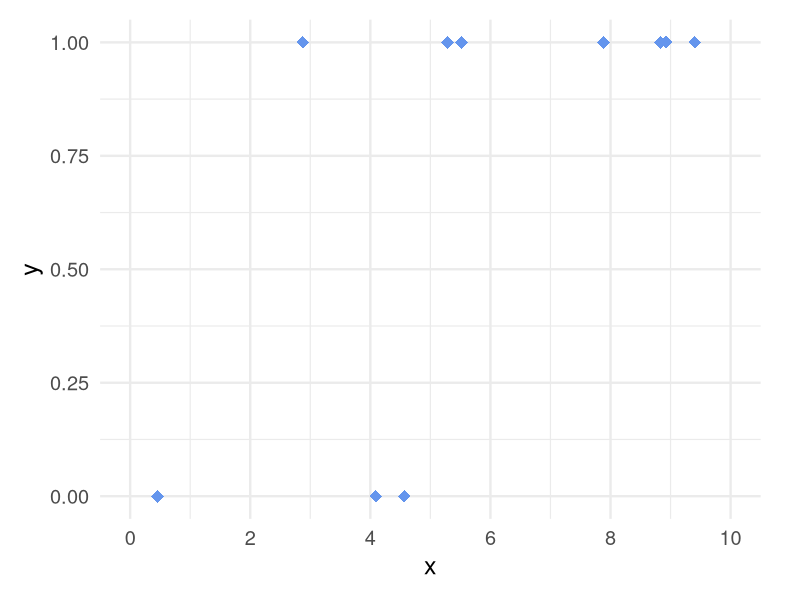
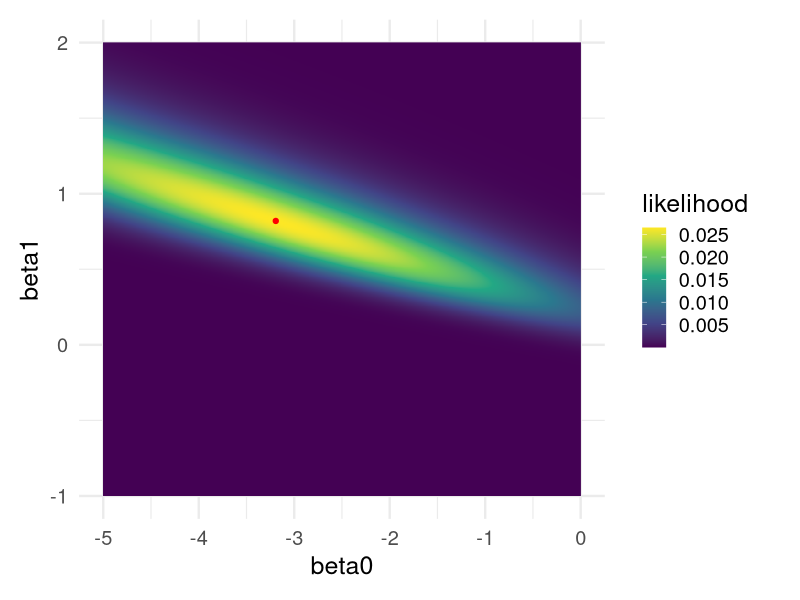

R code for these plots, in order:
## ---- chunk 1
#| include: false

# Setup
library(tidyverse)
theme_set(theme_minimal(18) +
            theme(plot.margin = unit(c(0.5, 1, 0.5, 0.5), "cm")))
set.seed(123)

## ---- chunk 2
# Simulate some values for x
x <- runif(10, 0, 10) # runif 10, from 0-10

# Choose our betas
beta0 <- -3   
beta1 <- 0.75

# Calculate p across x 
logit_p <- beta0 + beta1 * x
inv_logit <- function(x) exp(x) / (1 + exp(x))
p <- inv_logit(logit_p)

# Simulate y
# Note: rbinom() with size = 1 is equivalent to a random Bernoulli variable
y <- rbinom(10, size = 1, p)

# Visualize
tibble(x, y) %>% 
  ggplot(aes(x, y)) +
  geom_point(size = 4, color = "cornflowerblue", shape = 18) +
  scale_x_continuous(breaks = seq(0,10, by = 2), limits = c(0,10))
## ---- chunk 3
# Write our likelihood function 
# Note this uses the x and y values we generated earlier!
# We're looking for the likelihood of the parameters given the data.
likelihood_fun <- function(beta0, beta1) {
  logit_p <- beta0 + beta1 *x
  p <- inv_logit(logit_p)
  prod(dbinom(y, size = 1, p))
}

# Apply the likelihood function to some candidate coefficients
likelihood_fun(-5, 1)
likelihood_fun(-1, 0)
likelihood_fun(-3, 0.5)
## ---- chunk 4
# Create a data frame with combinations of beta0, beta1
likelihood_space <- expand_grid(
  beta0 = seq(-5, 0, length.out = 1000),
  beta1 = seq(-1, 2, length.out = 1000)
) %>% 
 # Apply the likelihood function using mapply()
  mutate(likelihood = mapply(likelihood_fun, beta0, beta1))
# Isolate the parameters with the maximum likelihood
max_likelihood <- filter(likelihood_space, likelihood == max(likelihood))
# Visualize!
ggplot(likelihood_space, aes(beta0, beta1, fill = likelihood)) +
  geom_raster() +
  geom_point(data = max_likelihood, color = "red") +
  scale_fill_viridis_c()
